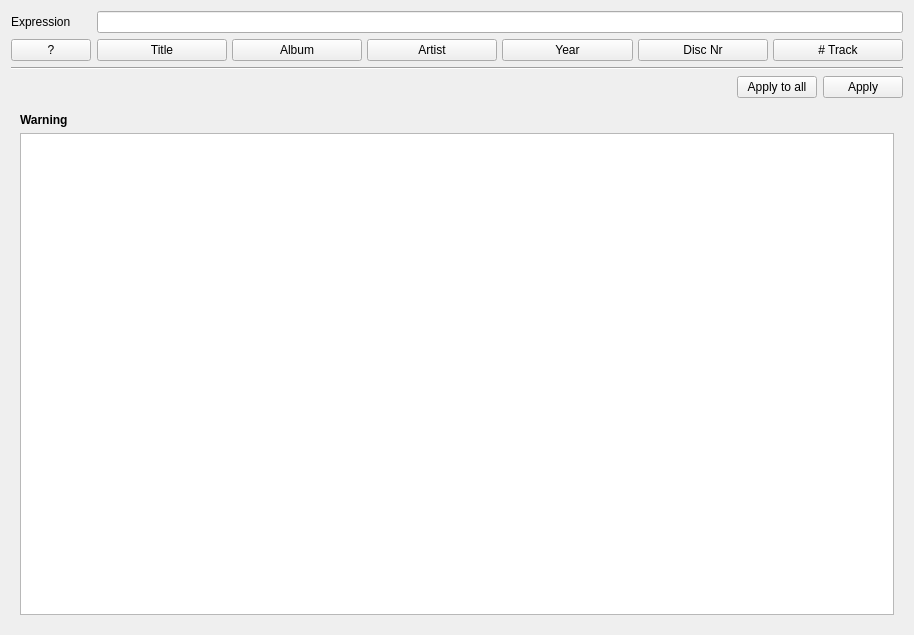
<?xml version="1.0" encoding="UTF-8"?>
<ui version="4.0">
 <class>GUI_TagFromPath</class>
 <widget class="QWidget" name="GUI_TagFromPath">
  <property name="geometry">
   <rect>
    <x>0</x>
    <y>0</y>
    <width>914</width>
    <height>635</height>
   </rect>
  </property>
  <layout class="QGridLayout" name="gridLayout">
   <item row="0" column="0">
    <widget class="QLabel" name="label_8">
     <property name="text">
      <string>Expression</string>
     </property>
    </widget>
   </item>
   <item row="0" column="1">
    <widget class="TagLineEdit" name="leTag">
     <property name="focusPolicy">
      <enum>Qt::TabFocus</enum>
     </property>
    </widget>
   </item>
   <item row="1" column="0">
    <widget class="QPushButton" name="btnTagHelp">
     <property name="focusPolicy">
      <enum>Qt::TabFocus</enum>
     </property>
     <property name="text">
      <string notr="true">?</string>
     </property>
    </widget>
   </item>
   <item row="1" column="1">
    <layout class="QHBoxLayout" name="horizontalLayout_3">
     <property name="spacing">
      <number>5</number>
     </property>
     <item>
      <widget class="QPushButton" name="btnTitle">
       <property name="focusPolicy">
        <enum>Qt::TabFocus</enum>
       </property>
       <property name="text">
        <string notr="true">Title</string>
       </property>
       <property name="checkable">
        <bool>true</bool>
       </property>
      </widget>
     </item>
     <item>
      <widget class="QPushButton" name="btnAlbum">
       <property name="focusPolicy">
        <enum>Qt::TabFocus</enum>
       </property>
       <property name="text">
        <string notr="true">Album</string>
       </property>
       <property name="checkable">
        <bool>true</bool>
       </property>
      </widget>
     </item>
     <item>
      <widget class="QPushButton" name="btnArtist">
       <property name="focusPolicy">
        <enum>Qt::TabFocus</enum>
       </property>
       <property name="text">
        <string notr="true">Artist</string>
       </property>
       <property name="checkable">
        <bool>true</bool>
       </property>
      </widget>
     </item>
     <item>
      <widget class="QPushButton" name="btnYear">
       <property name="focusPolicy">
        <enum>Qt::TabFocus</enum>
       </property>
       <property name="text">
        <string notr="true">Year</string>
       </property>
       <property name="checkable">
        <bool>true</bool>
       </property>
      </widget>
     </item>
     <item>
      <widget class="QPushButton" name="btnDiscNumber">
       <property name="focusPolicy">
        <enum>Qt::TabFocus</enum>
       </property>
       <property name="text">
        <string>Disc Nr</string>
       </property>
       <property name="checkable">
        <bool>true</bool>
       </property>
      </widget>
     </item>
     <item>
      <widget class="QPushButton" name="btnTrackNumber">
       <property name="focusPolicy">
        <enum>Qt::TabFocus</enum>
       </property>
       <property name="text">
        <string notr="true"># Track</string>
       </property>
       <property name="checkable">
        <bool>true</bool>
       </property>
      </widget>
     </item>
    </layout>
   </item>
   <item row="2" column="0" colspan="2">
    <widget class="Line" name="line_3">
     <property name="orientation">
      <enum>Qt::Horizontal</enum>
     </property>
    </widget>
   </item>
   <item row="3" column="0">
    <widget class="QLabel" name="labTagType">
     <property name="text">
      <string/>
     </property>
    </widget>
   </item>
   <item row="3" column="1">
    <layout class="QHBoxLayout" name="horizontalLayout_4">
     <item>
      <spacer name="horizontalSpacer_2">
       <property name="orientation">
        <enum>Qt::Horizontal</enum>
       </property>
       <property name="sizeHint" stdset="0">
        <size>
         <width>40</width>
         <height>20</height>
        </size>
       </property>
      </spacer>
     </item>
     <item>
      <widget class="QPushButton" name="btnApplyTagAll">
       <property name="focusPolicy">
        <enum>Qt::TabFocus</enum>
       </property>
       <property name="text">
        <string>Apply to all</string>
       </property>
      </widget>
     </item>
     <item>
      <widget class="QPushButton" name="btnApplyTag">
       <property name="focusPolicy">
        <enum>Qt::TabFocus</enum>
       </property>
       <property name="text">
        <string notr="true">Apply</string>
       </property>
      </widget>
     </item>
    </layout>
   </item>
   <item row="4" column="0" colspan="2">
    <widget class="QStackedWidget" name="swTagFromPath">
     <property name="currentIndex">
      <number>0</number>
     </property>
     <widget class="QWidget" name="page">
      <layout class="QGridLayout" name="gridLayout_4">
       <item row="0" column="0">
        <widget class="QLabel" name="labTagFromPathWarning">
         <property name="font">
          <font>
           <weight>75</weight>
           <bold>true</bold>
          </font>
         </property>
         <property name="text">
          <string notr="true">Warning</string>
         </property>
        </widget>
       </item>
       <item row="1" column="0">
        <widget class="QListWidget" name="lvInvalidFilepaths"/>
       </item>
      </layout>
     </widget>
     <widget class="QWidget" name="page_2">
      <layout class="QGridLayout" name="gridLayout_5">
       <item row="0" column="0">
        <spacer name="verticalSpacer_3">
         <property name="orientation">
          <enum>Qt::Vertical</enum>
         </property>
         <property name="sizeHint" stdset="0">
          <size>
           <width>20</width>
           <height>270</height>
          </size>
         </property>
        </spacer>
       </item>
      </layout>
     </widget>
    </widget>
   </item>
  </layout>
 </widget>
 <customwidgets>
  <customwidget>
   <class>TagLineEdit</class>
   <extends>QLineEdit</extends>
   <header>Gui/Tagging/TagLineEdit.h</header>
  </customwidget>
 </customwidgets>
 <resources/>
 <connections/>
</ui>
